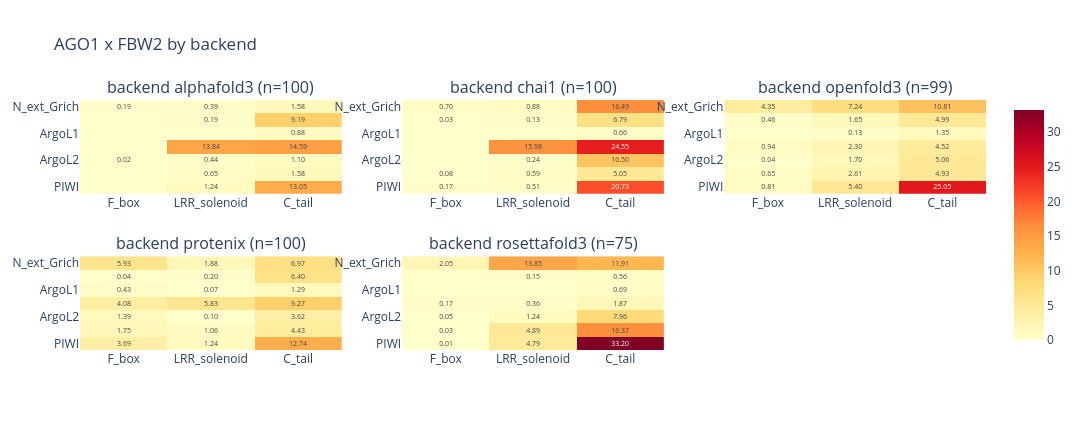

Here is the notebook cell this chart was saved with:
### Markdown cell above
## Per-backend breakdown

Cross-architecture agreement check: do the six ABCfold backends place the
same domain–domain contacts? One panel per couple, one heatmap per surviving
backend, shared colour scale.

### Code cell
backends = sorted(df["backend"].dropna().unique())
backend_n_models = df.groupby("backend")["fname"].nunique()
print(f"{len(backends)} backend(s): " + ", ".join(f'{b} (n={backend_n_models[b]})' for b in backends))
panel_by("backend", backends, backend_n_models, "backend", "per_backend")

### Figure 1 — Plotly figure (JSON) as saved in the notebook; plotly's stock layout.template omitted (floating-point values rounded to 4 significant figures)
{"data": [{"colorscale": [[0.0, "rgb(255,255,204)"], [0.125, "rgb(255,237,160)"], [0.25, "rgb(254,217,118)"], [0.375, "rgb(254,178,76)"], [0.5, "rgb(253,141,60)"], [0.625, "rgb(252,78,42)"], [0.75, "rgb(227,26,28)"], [0.875, "rgb(189,0,38)"], [1.0, "rgb(128,0,38)"]], "hovertemplate": "backend alphafold3<br>%{y} / %{x}<br>%{z:.3f}/model<extra></extra>", "showscale": false, "text": [["0.19", "0.39", "1.58"], ["", "0.19", "9.19"], ["", "", "0.88"], ["", "13.84", "14.59"], ["0.02", "0.44", "1.10"], ["", "0.65", "1.58"], ["", "1.24", "13.05"]], "textfont": {"size": 7}, "texttemplate": "%{text}", "type": "heatmap", "x": ["F_box", "LRR_solenoid", "C_tail"], "xaxis": "x", "y": ["N_ext_Grich", "ArgoN", "ArgoL1", "PAZ", "ArgoL2", "MID", "PIWI"], "yaxis": "y", "z": [[0.19, 0.39, 1.58], [0.0, 0.19, 9.19], [0.0, 0.0, 0.88], [0.0, 13.84, 14.59], [0.02, 0.44, 1.1], [0.0, 0.65, 1.58], [0.0, 1.24, 13.05]], "zmax": 33.2, "zmin": 0}, {"colorscale": [[0.0, "rgb(255,255,204)"], [0.125, "rgb(255,237,160)"], [0.25, "rgb(254,217,118)"], [0.375, "rgb(254,178,76)"], [0.5, "rgb(253,141,60)"], [0.625, "rgb(252,78,42)"], [0.75, "rgb(227,26,28)"], [0.875, "rgb(189,0,38)"], [1.0, "rgb(128,0,38)"]], "hovertemplate": "backend chai1<br>%{y} / %{x}<br>%{z:.3f}/model<extra></extra>", "showscale": false, "text": [["0.70", "0.88", "16.49"], ["0.03", "0.13", "6.79"], ["", "", "0.66"], ["", "15.98", "24.55"], ["", "0.24", "10.50"], ["0.08", "0.59", "5.05"], ["0.17", "0.51", "20.73"]], "textfont": {"size": 7}, "texttemplate": "%{text}", "type": "heatmap", "x": ["F_box", "LRR_solenoid", "C_tail"], "xaxis": "x2", "y": ["N_ext_Grich", "ArgoN", "ArgoL1", "PAZ", "ArgoL2", "MID", "PIWI"], "yaxis": "y2", "z": [[0.7, 0.88, 16.49], [0.03, 0.13, 6.79], [0.0, 0.0, 0.66], [0.0, 15.98, 24.55], [0.0, 0.24, 10.5], [0.08, 0.59, 5.05], [0.17, 0.51, 20.73]], "zmax": 33.2, "zmin": 0}, {"colorscale": [[0.0, "rgb(255,255,204)"], [0.125, "rgb(255,237,160)"], [0.25, "rgb(254,217,118)"], [0.375, "rgb(254,178,76)"], [0.5, "rgb(253,141,60)"], [0.625, "rgb(252,78,42)"], [0.75, "rgb(227,26,28)"], [0.875, "rgb(189,0,38)"], [1.0, "rgb(128,0,38)"]], "hovertemplate": "backend openfold3<br>%{y} / %{x}<br>%{z:.3f}/model<extra></extra>", "showscale": false, "text": [["4.35", "7.24", "10.81"], ["0.46", "1.65", "4.99"], ["", "0.13", "1.35"], ["0.94", "2.30", "4.52"], ["0.04", "1.70", "5.06"], ["0.65", "2.61", "4.93"], ["0.81", "5.40", "25.05"]], "textfont": {"size": 7}, "texttemplate": "%{text}", "type": "heatmap", "x": ["F_box", "LRR_solenoid", "C_tail"], "xaxis": "x3", "y": ["N_ext_Grich", "ArgoN", "ArgoL1", "PAZ", "ArgoL2", "MID", "PIWI"], "yaxis": "y3", "z": [[4.354, 7.242, 10.81], [0.4646, 1.646, 4.99], [0.0, 0.1313, 1.354], [0.9394, 2.303, 4.515], [0.0404, 1.697, 5.061], [0.6465, 2.606, 4.929], [0.8081, 5.404, 25.05]], "zmax": 33.2, "zmin": 0}, {"colorscale": [[0.0, "rgb(255,255,204)"], [0.125, "rgb(255,237,160)"], [0.25, "rgb(254,217,118)"], [0.375, "rgb(254,178,76)"], [0.5, "rgb(253,141,60)"], [0.625, "rgb(252,78,42)"], [0.75, "rgb(227,26,28)"], [0.875, "rgb(189,0,38)"], [1.0, "rgb(128,0,38)"]], "hovertemplate": "backend protenix<br>%{y} / %{x}<br>%{z:.3f}/model<extra></extra>", "showscale": false, "text": [["5.93", "1.88", "6.97"], ["0.04", "0.20", "6.40"], ["0.43", "0.07", "1.29"], ["4.08", "5.83", "9.27"], ["1.39", "0.10", "3.62"], ["1.75", "1.06", "4.43"], ["3.69", "1.24", "12.74"]], "textfont": {"size": 7}, "texttemplate": "%{text}", "type": "heatmap", "x": ["F_box", "LRR_solenoid", "C_tail"], "xaxis": "x4", "y": ["N_ext_Grich", "ArgoN", "ArgoL1", "PAZ", "ArgoL2", "MID", "PIWI"], "yaxis": "y4", "z": [[5.93, 1.88, 6.97], [0.04, 0.2, 6.4], [0.43, 0.07, 1.29], [4.08, 5.83, 9.27], [1.39, 0.1, 3.62], [1.75, 1.06, 4.43], [3.69, 1.24, 12.74]], "zmax": 33.2, "zmin": 0}, {"colorscale": [[0.0, "rgb(255,255,204)"], [0.125, "rgb(255,237,160)"], [0.25, "rgb(254,217,118)"], [0.375, "rgb(254,178,76)"], [0.5, "rgb(253,141,60)"], [0.625, "rgb(252,78,42)"], [0.75, "rgb(227,26,28)"], [0.875, "rgb(189,0,38)"], [1.0, "rgb(128,0,38)"]], "hovertemplate": "backend rosettafold3<br>%{y} / %{x}<br>%{z:.3f}/model<extra></extra>", "showscale": true, "text": [["2.05", "13.85", "11.91"], ["", "0.15", "0.56"], ["", "", "0.69"], ["0.17", "0.36", "1.87"], ["0.05", "1.24", "7.96"], ["0.03", "4.89", "16.37"], ["0.01", "4.79", "33.20"]], "textfont": {"size": 7}, "texttemplate": "%{text}", "type": "heatmap", "x": ["F_box", "LRR_solenoid", "C_tail"], "xaxis": "x5", "y": ["N_ext_Grich", "ArgoN", "ArgoL1", "PAZ", "ArgoL2", "MID", "PIWI"], "yaxis": "y5", "z": [[2.053, 13.85, 11.91], [0.0, 0.1467, 0.56], [0.0, 0.0, 0.6933], [0.1733, 0.36, 1.867], [0.05333, 1.24, 7.96], [0.02667, 4.893, 16.37], [0.01333, 4.787, 33.2]], "zmax": 33.2, "zmin": 0}], "layout": {"annotations": [{"font": {"size": 16}, "showarrow": false, "text": "backend alphafold3 (n=100)", "x": 0.1444, "xanchor": "center", "xref": "paper", "y": 1.0, "yanchor": "bottom", "yref": "paper"}, {"font": {"size": 16}, "showarrow": false, "text": "backend chai1 (n=100)", "x": 0.5, "xanchor": "center", "xref": "paper", "y": 1.0, "yanchor": "bottom", "yref": "paper"}, {"font": {"size": 16}, "showarrow": false, "text": "backend openfold3 (n=99)", "x": 0.8556, "xanchor": "center", "xref": "paper", "y": 1.0, "yanchor": "bottom", "yref": "paper"}, {"font": {"size": 16}, "showarrow": false, "text": "backend protenix (n=100)", "x": 0.1444, "xanchor": "center", "xref": "paper", "y": 0.375, "yanchor": "bottom", "yref": "paper"}, {"font": {"size": 16}, "showarrow": false, "text": "backend rosettafold3 (n=75)", "x": 0.5, "xanchor": "center", "xref": "paper", "y": 0.375, "yanchor": "bottom", "yref": "paper"}], "height": 430, "title": {"text": "AGO1 x FBW2 by backend"}, "width": 1080, "xaxis": {"anchor": "y", "domain": [0.0, 0.2889]}, "xaxis2": {"anchor": "y2", "domain": [0.3556, 0.6444]}, "xaxis3": {"anchor": "y3", "domain": [0.7111, 1.0]}, "xaxis4": {"anchor": "y4", "domain": [0.0, 0.2889]}, "xaxis5": {"anchor": "y5", "domain": [0.3556, 0.6444]}, "xaxis6": {"anchor": "y6", "domain": [0.7111, 1.0]}, "yaxis": {"anchor": "x", "autorange": "reversed", "domain": [0.625, 1.0]}, "yaxis2": {"anchor": "x2", "autorange": "reversed", "domain": [0.625, 1.0]}, "yaxis3": {"anchor": "x3", "autorange": "reversed", "domain": [0.625, 1.0]}, "yaxis4": {"anchor": "x4", "autorange": "reversed", "domain": [0.0, 0.375]}, "yaxis5": {"anchor": "x5", "autorange": "reversed", "domain": [0.0, 0.375]}, "yaxis6": {"anchor": "x6", "autorange": "reversed", "domain": [0.0, 0.375]}}}
